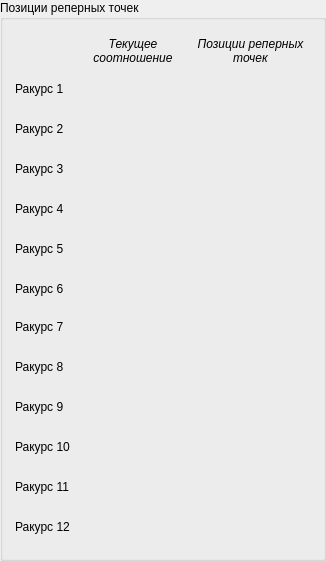
  <widget class="QGroupBox" name="referencePointsGroupBox">
   <property name="geometry">
    <rect>
     <x>930</x>
     <y>15</y>
     <width>326</width>
     <height>561</height>
    </rect>
   </property>
   <property name="title">
    <string>Позиции реперных точек</string>
   </property>
   <widget class="QLabel" name="referencePointsPositionAngle2Label">
    <property name="geometry">
     <rect>
      <x>15</x>
      <y>111</y>
      <width>60</width>
      <height>35</height>
     </rect>
    </property>
    <property name="text">
     <string>Ракурс 2</string>
    </property>
   </widget>
   <widget class="QLabel" name="referencePointsPositionAngle4Label">
    <property name="geometry">
     <rect>
      <x>15</x>
      <y>191</y>
      <width>60</width>
      <height>35</height>
     </rect>
    </property>
    <property name="text">
     <string>Ракурс 4</string>
    </property>
   </widget>
   <widget class="QLabel" name="referencePointsPositionAngle3Label">
    <property name="geometry">
     <rect>
      <x>15</x>
      <y>151</y>
      <width>60</width>
      <height>35</height>
     </rect>
    </property>
    <property name="text">
     <string>Ракурс 3</string>
    </property>
   </widget>
   <widget class="QLabel" name="referencePointsPositionAngle6Label">
    <property name="geometry">
     <rect>
      <x>15</x>
      <y>271</y>
      <width>60</width>
      <height>35</height>
     </rect>
    </property>
    <property name="text">
     <string>Ракурс 6</string>
    </property>
   </widget>
   <widget class="QLabel" name="referencePointsPositionAngle1Label">
    <property name="geometry">
     <rect>
      <x>15</x>
      <y>71</y>
      <width>60</width>
      <height>35</height>
     </rect>
    </property>
    <property name="text">
     <string>Ракурс 1</string>
    </property>
   </widget>
   <widget class="QLabel" name="referencePointsPositionAngle5Label">
    <property name="geometry">
     <rect>
      <x>15</x>
      <y>231</y>
      <width>60</width>
      <height>35</height>
     </rect>
    </property>
    <property name="text">
     <string>Ракурс 5</string>
    </property>
   </widget>
   <widget class="QLabel" name="referencePointsPositionAngle12Label">
    <property name="geometry">
     <rect>
      <x>15</x>
      <y>509</y>
      <width>60</width>
      <height>35</height>
     </rect>
    </property>
    <property name="text">
     <string>Ракурс 12</string>
    </property>
   </widget>
   <widget class="QLabel" name="referencePointsPositionAngle9Label">
    <property name="geometry">
     <rect>
      <x>15</x>
      <y>389</y>
      <width>60</width>
      <height>35</height>
     </rect>
    </property>
    <property name="text">
     <string>Ракурс 9</string>
    </property>
   </widget>
   <widget class="QLabel" name="referencePointsPositionAngle11Label">
    <property name="geometry">
     <rect>
      <x>15</x>
      <y>469</y>
      <width>60</width>
      <height>35</height>
     </rect>
    </property>
    <property name="text">
     <string>Ракурс 11</string>
    </property>
   </widget>
   <widget class="QLabel" name="referencePointsPositionAngle8Label">
    <property name="geometry">
     <rect>
      <x>15</x>
      <y>349</y>
      <width>60</width>
      <height>35</height>
     </rect>
    </property>
    <property name="text">
     <string>Ракурс 8</string>
    </property>
   </widget>
   <widget class="QLabel" name="referencePointsPositionAngle7Label">
    <property name="geometry">
     <rect>
      <x>15</x>
      <y>309</y>
      <width>60</width>
      <height>35</height>
     </rect>
    </property>
    <property name="text">
     <string>Ракурс 7</string>
    </property>
   </widget>
   <widget class="QLabel" name="referencePointsPositionAngle10Label">
    <property name="geometry">
     <rect>
      <x>15</x>
      <y>429</y>
      <width>60</width>
      <height>35</height>
     </rect>
    </property>
    <property name="text">
     <string>Ракурс 10</string>
    </property>
   </widget>
   <widget class="QLabel" name="referencePointsPositionsLabel">
    <property name="geometry">
     <rect>
      <x>185</x>
      <y>30</y>
      <width>131</width>
      <height>41</height>
     </rect>
    </property>
    <property name="font">
     <font>
      <italic>true</italic>
     </font>
    </property>
    <property name="text">
     <string>Позиции реперных точек</string>
    </property>
    <property name="alignment">
     <set>Qt::AlignCenter</set>
    </property>
    <property name="wordWrap">
     <bool>true</bool>
    </property>
   </widget>
   <widget class="QLabel" name="referencePointsAngle1PositionsStatusLabel">
    <property name="geometry">
     <rect>
      <x>185</x>
      <y>71</y>
      <width>131</width>
      <height>35</height>
     </rect>
    </property>
    <property name="text">
     <string/>
    </property>
    <property name="alignment">
     <set>Qt::AlignCenter</set>
    </property>
    <property name="wordWrap">
     <bool>true</bool>
    </property>
    <property name="textInteractionFlags">
     <set>Qt::LinksAccessibleByMouse|Qt::TextSelectableByKeyboard|Qt::TextSelectableByMouse</set>
    </property>
   </widget>
   <widget class="QLabel" name="referencePointsRatioLabel">
    <property name="geometry">
     <rect>
      <x>85</x>
      <y>30</y>
      <width>96</width>
      <height>41</height>
     </rect>
    </property>
    <property name="font">
     <font>
      <italic>true</italic>
     </font>
    </property>
    <property name="text">
     <string>Текущее соотношение</string>
    </property>
    <property name="alignment">
     <set>Qt::AlignCenter</set>
    </property>
    <property name="wordWrap">
     <bool>true</bool>
    </property>
   </widget>
   <widget class="QLabel" name="referencePointsAngle1RatioStatusLabel">
    <property name="geometry">
     <rect>
      <x>85</x>
      <y>71</y>
      <width>96</width>
      <height>35</height>
     </rect>
    </property>
    <property name="text">
     <string/>
    </property>
    <property name="alignment">
     <set>Qt::AlignCenter</set>
    </property>
    <property name="wordWrap">
     <bool>true</bool>
    </property>
    <property name="textInteractionFlags">
     <set>Qt::LinksAccessibleByMouse|Qt::TextSelectableByKeyboard|Qt::TextSelectableByMouse</set>
    </property>
   </widget>
   <widget class="QLabel" name="referencePointsAngle2RatioStatusLabel">
    <property name="geometry">
     <rect>
      <x>85</x>
      <y>111</y>
      <width>96</width>
      <height>35</height>
     </rect>
    </property>
    <property name="text">
     <string/>
    </property>
    <property name="alignment">
     <set>Qt::AlignCenter</set>
    </property>
    <property name="wordWrap">
     <bool>true</bool>
    </property>
    <property name="textInteractionFlags">
     <set>Qt::LinksAccessibleByMouse|Qt::TextSelectableByKeyboard|Qt::TextSelectableByMouse</set>
    </property>
   </widget>
   <widget class="QLabel" name="referencePointsAngle3RatioStatusLabel">
    <property name="geometry">
     <rect>
      <x>85</x>
      <y>151</y>
      <width>96</width>
      <height>35</height>
     </rect>
    </property>
    <property name="text">
     <string/>
    </property>
    <property name="alignment">
     <set>Qt::AlignCenter</set>
    </property>
    <property name="wordWrap">
     <bool>true</bool>
    </property>
    <property name="textInteractionFlags">
     <set>Qt::LinksAccessibleByMouse|Qt::TextSelectableByKeyboard|Qt::TextSelectableByMouse</set>
    </property>
   </widget>
   <widget class="QLabel" name="referencePointsAngle4RatioStatusLabel">
    <property name="geometry">
     <rect>
      <x>85</x>
      <y>191</y>
      <width>96</width>
      <height>35</height>
     </rect>
    </property>
    <property name="text">
     <string/>
    </property>
    <property name="alignment">
     <set>Qt::AlignCenter</set>
    </property>
    <property name="wordWrap">
     <bool>true</bool>
    </property>
    <property name="textInteractionFlags">
     <set>Qt::LinksAccessibleByMouse|Qt::TextSelectableByKeyboard|Qt::TextSelectableByMouse</set>
    </property>
   </widget>
   <widget class="QLabel" name="referencePointsAngle5RatioStatusLabel">
    <property name="geometry">
     <rect>
      <x>85</x>
      <y>231</y>
      <width>96</width>
      <height>35</height>
     </rect>
    </property>
    <property name="text">
     <string/>
    </property>
    <property name="alignment">
     <set>Qt::AlignCenter</set>
    </property>
    <property name="wordWrap">
     <bool>true</bool>
    </property>
    <property name="textInteractionFlags">
     <set>Qt::LinksAccessibleByMouse|Qt::TextSelectableByKeyboard|Qt::TextSelectableByMouse</set>
    </property>
   </widget>
   <widget class="QLabel" name="referencePointsAngle6RatioStatusLabel">
    <property name="geometry">
     <rect>
      <x>85</x>
      <y>271</y>
      <width>96</width>
      <height>35</height>
     </rect>
    </property>
    <property name="text">
     <string/>
    </property>
    <property name="alignment">
     <set>Qt::AlignCenter</set>
    </property>
    <property name="wordWrap">
     <bool>true</bool>
    </property>
    <property name="textInteractionFlags">
     <set>Qt::LinksAccessibleByMouse|Qt::TextSelectableByKeyboard|Qt::TextSelectableByMouse</set>
    </property>
   </widget>
   <widget class="QLabel" name="referencePointsAngle7RatioStatusLabel">
    <property name="geometry">
     <rect>
      <x>85</x>
      <y>309</y>
      <width>96</width>
      <height>35</height>
     </rect>
    </property>
    <property name="text">
     <string/>
    </property>
    <property name="alignment">
     <set>Qt::AlignCenter</set>
    </property>
    <property name="wordWrap">
     <bool>true</bool>
    </property>
    <property name="textInteractionFlags">
     <set>Qt::LinksAccessibleByMouse|Qt::TextSelectableByKeyboard|Qt::TextSelectableByMouse</set>
    </property>
   </widget>
   <widget class="QLabel" name="referencePointsAngle8RatioStatusLabel">
    <property name="geometry">
     <rect>
      <x>85</x>
      <y>349</y>
      <width>96</width>
      <height>35</height>
     </rect>
    </property>
    <property name="text">
     <string/>
    </property>
    <property name="alignment">
     <set>Qt::AlignCenter</set>
    </property>
    <property name="wordWrap">
     <bool>true</bool>
    </property>
    <property name="textInteractionFlags">
     <set>Qt::LinksAccessibleByMouse|Qt::TextSelectableByKeyboard|Qt::TextSelectableByMouse</set>
    </property>
   </widget>
   <widget class="QLabel" name="referencePointsAngle9RatioStatusLabel">
    <property name="geometry">
     <rect>
      <x>85</x>
      <y>389</y>
      <width>96</width>
      <height>35</height>
     </rect>
    </property>
    <property name="text">
     <string/>
    </property>
    <property name="alignment">
     <set>Qt::AlignCenter</set>
    </property>
    <property name="wordWrap">
     <bool>true</bool>
    </property>
    <property name="textInteractionFlags">
     <set>Qt::LinksAccessibleByMouse|Qt::TextSelectableByKeyboard|Qt::TextSelectableByMouse</set>
    </property>
   </widget>
   <widget class="QLabel" name="referencePointsAngle10RatioStatusLabel">
    <property name="geometry">
     <rect>
      <x>85</x>
      <y>429</y>
      <width>96</width>
      <height>35</height>
     </rect>
    </property>
    <property name="text">
     <string/>
    </property>
    <property name="alignment">
     <set>Qt::AlignCenter</set>
    </property>
    <property name="wordWrap">
     <bool>true</bool>
    </property>
    <property name="textInteractionFlags">
     <set>Qt::LinksAccessibleByMouse|Qt::TextSelectableByKeyboard|Qt::TextSelectableByMouse</set>
    </property>
   </widget>
   <widget class="QLabel" name="referencePointsAngle11RatioStatusLabel">
    <property name="geometry">
     <rect>
      <x>85</x>
      <y>469</y>
      <width>96</width>
      <height>35</height>
     </rect>
    </property>
    <property name="text">
     <string/>
    </property>
    <property name="alignment">
     <set>Qt::AlignCenter</set>
    </property>
    <property name="wordWrap">
     <bool>true</bool>
    </property>
    <property name="textInteractionFlags">
     <set>Qt::LinksAccessibleByMouse|Qt::TextSelectableByKeyboard|Qt::TextSelectableByMouse</set>
    </property>
   </widget>
   <widget class="QLabel" name="referencePointsAngle12RatioStatusLabel">
    <property name="geometry">
     <rect>
      <x>85</x>
      <y>509</y>
      <width>96</width>
      <height>35</height>
     </rect>
    </property>
    <property name="text">
     <string/>
    </property>
    <property name="alignment">
     <set>Qt::AlignCenter</set>
    </property>
    <property name="wordWrap">
     <bool>true</bool>
    </property>
    <property name="textInteractionFlags">
     <set>Qt::LinksAccessibleByMouse|Qt::TextSelectableByKeyboard|Qt::TextSelectableByMouse</set>
    </property>
   </widget>
   <widget class="QLabel" name="referencePointsAngle2PositionsStatusLabel">
    <property name="geometry">
     <rect>
      <x>185</x>
      <y>111</y>
      <width>131</width>
      <height>35</height>
     </rect>
    </property>
    <property name="text">
     <string/>
    </property>
    <property name="alignment">
     <set>Qt::AlignCenter</set>
    </property>
    <property name="wordWrap">
     <bool>true</bool>
    </property>
    <property name="textInteractionFlags">
     <set>Qt::LinksAccessibleByMouse|Qt::TextSelectableByKeyboard|Qt::TextSelectableByMouse</set>
    </property>
   </widget>
   <widget class="QLabel" name="referencePointsAngle3PositionsStatusLabel">
    <property name="geometry">
     <rect>
      <x>185</x>
      <y>151</y>
      <width>131</width>
      <height>35</height>
     </rect>
    </property>
    <property name="text">
     <string/>
    </property>
    <property name="alignment">
     <set>Qt::AlignCenter</set>
    </property>
    <property name="wordWrap">
     <bool>true</bool>
    </property>
    <property name="textInteractionFlags">
     <set>Qt::LinksAccessibleByMouse|Qt::TextSelectableByKeyboard|Qt::TextSelectableByMouse</set>
    </property>
   </widget>
   <widget class="QLabel" name="referencePointsAngle4PositionsStatusLabel">
    <property name="geometry">
     <rect>
      <x>185</x>
      <y>191</y>
      <width>131</width>
      <height>35</height>
     </rect>
    </property>
    <property name="text">
     <string/>
    </property>
    <property name="alignment">
     <set>Qt::AlignCenter</set>
    </property>
    <property name="wordWrap">
     <bool>true</bool>
    </property>
    <property name="textInteractionFlags">
     <set>Qt::LinksAccessibleByMouse|Qt::TextSelectableByKeyboard|Qt::TextSelectableByMouse</set>
    </property>
   </widget>
   <widget class="QLabel" name="referencePointsAngle5PositionsStatusLabel">
    <property name="geometry">
     <rect>
      <x>185</x>
      <y>231</y>
      <width>131</width>
      <height>35</height>
     </rect>
    </property>
    <property name="text">
     <string/>
    </property>
    <property name="alignment">
     <set>Qt::AlignCenter</set>
    </property>
    <property name="wordWrap">
     <bool>true</bool>
    </property>
    <property name="textInteractionFlags">
     <set>Qt::LinksAccessibleByMouse|Qt::TextSelectableByKeyboard|Qt::TextSelectableByMouse</set>
    </property>
   </widget>
   <widget class="QLabel" name="referencePointsAngle6PositionsStatusLabel">
    <property name="geometry">
     <rect>
      <x>185</x>
      <y>271</y>
      <width>131</width>
      <height>35</height>
     </rect>
    </property>
    <property name="text">
     <string/>
    </property>
    <property name="alignment">
     <set>Qt::AlignCenter</set>
    </property>
    <property name="wordWrap">
     <bool>true</bool>
    </property>
    <property name="textInteractionFlags">
     <set>Qt::LinksAccessibleByMouse|Qt::TextSelectableByKeyboard|Qt::TextSelectableByMouse</set>
    </property>
   </widget>
   <widget class="QLabel" name="referencePointsAngle7PositionsStatusLabel">
    <property name="geometry">
     <rect>
      <x>185</x>
      <y>309</y>
      <width>131</width>
      <height>35</height>
     </rect>
    </property>
    <property name="text">
     <string/>
    </property>
    <property name="alignment">
     <set>Qt::AlignCenter</set>
    </property>
    <property name="wordWrap">
     <bool>true</bool>
    </property>
    <property name="textInteractionFlags">
     <set>Qt::LinksAccessibleByMouse|Qt::TextSelectableByKeyboard|Qt::TextSelectableByMouse</set>
    </property>
   </widget>
   <widget class="QLabel" name="referencePointsAngle8PositionsStatusLabel">
    <property name="geometry">
     <rect>
      <x>185</x>
      <y>349</y>
      <width>131</width>
      <height>35</height>
     </rect>
    </property>
    <property name="text">
     <string/>
    </property>
    <property name="alignment">
     <set>Qt::AlignCenter</set>
    </property>
    <property name="wordWrap">
     <bool>true</bool>
    </property>
    <property name="textInteractionFlags">
     <set>Qt::LinksAccessibleByMouse|Qt::TextSelectableByKeyboard|Qt::TextSelectableByMouse</set>
    </property>
   </widget>
   <widget class="QLabel" name="referencePointsAngle9PositionsStatusLabel">
    <property name="geometry">
     <rect>
      <x>185</x>
      <y>389</y>
      <width>131</width>
      <height>35</height>
     </rect>
    </property>
    <property name="text">
     <string/>
    </property>
    <property name="alignment">
     <set>Qt::AlignCenter</set>
    </property>
    <property name="wordWrap">
     <bool>true</bool>
    </property>
    <property name="textInteractionFlags">
     <set>Qt::LinksAccessibleByMouse|Qt::TextSelectableByKeyboard|Qt::TextSelectableByMouse</set>
    </property>
   </widget>
   <widget class="QLabel" name="referencePointsAngle10PositionsStatusLabel">
    <property name="geometry">
     <rect>
      <x>185</x>
      <y>429</y>
      <width>131</width>
      <height>35</height>
     </rect>
    </property>
    <property name="text">
     <string/>
    </property>
    <property name="alignment">
     <set>Qt::AlignCenter</set>
    </property>
    <property name="wordWrap">
     <bool>true</bool>
    </property>
    <property name="textInteractionFlags">
     <set>Qt::LinksAccessibleByMouse|Qt::TextSelectableByKeyboard|Qt::TextSelectableByMouse</set>
    </property>
   </widget>
   <widget class="QLabel" name="referencePointsAngle11PositionsStatusLabel">
    <property name="geometry">
     <rect>
      <x>185</x>
      <y>469</y>
      <width>131</width>
      <height>35</height>
     </rect>
    </property>
    <property name="text">
     <string/>
    </property>
    <property name="alignment">
     <set>Qt::AlignCenter</set>
    </property>
    <property name="wordWrap">
     <bool>true</bool>
    </property>
    <property name="textInteractionFlags">
     <set>Qt::LinksAccessibleByMouse|Qt::TextSelectableByKeyboard|Qt::TextSelectableByMouse</set>
    </property>
   </widget>
   <widget class="QLabel" name="referencePointsAngle12PositionsStatusLabel">
    <property name="geometry">
     <rect>
      <x>185</x>
      <y>509</y>
      <width>131</width>
      <height>35</height>
     </rect>
    </property>
    <property name="text">
     <string/>
    </property>
    <property name="alignment">
     <set>Qt::AlignCenter</set>
    </property>
    <property name="wordWrap">
     <bool>true</bool>
    </property>
    <property name="textInteractionFlags">
     <set>Qt::LinksAccessibleByMouse|Qt::TextSelectableByKeyboard|Qt::TextSelectableByMouse</set>
    </property>
   </widget>
  </widget>
